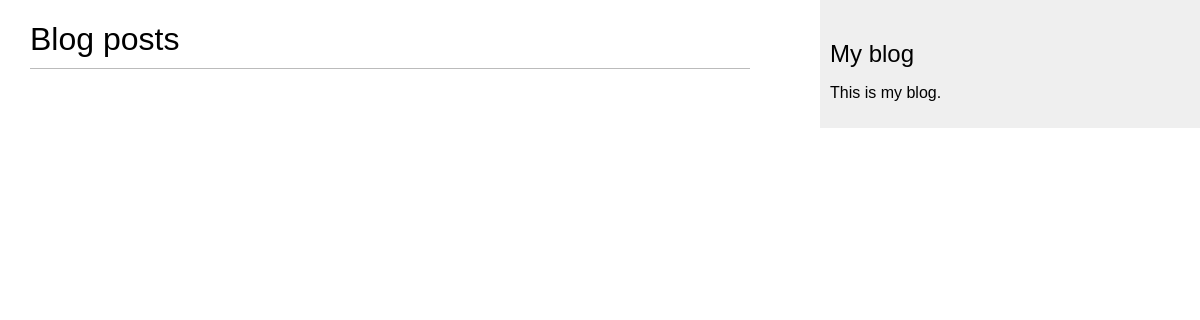
Page /blog/ on the earlier database version.
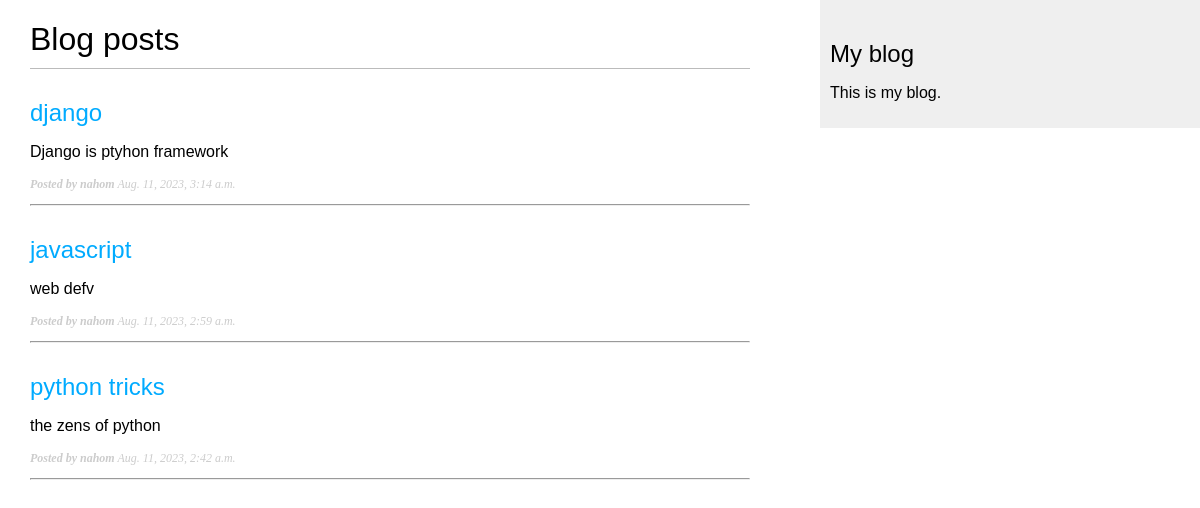
Same page on the later database version.
### blog/models.py (models this page shows, shortened)
class Post(models.Model):
    class Status(models.TextChoices):
        DRAFT='DR', 'Draft'
        PUBLISHED = 'PB', 'Published'
    title = models.CharField(max_length=150)
    author = models.ForeignKey(User, on_delete=models.CASCADE, related_name='blog_posts')
    slug = models.SlugField(max_length=150, unique_for_date='publish')
    body = models.TextField()
    publish = models.DateTimeField(default=timezone.now)
    created = models.DateTimeField(auto_now_add=True)
    updated = models.DateTimeField(auto_now=True)
    status = models.CharField(max_length=2, choices=Status.choices, default=Status.DRAFT)
    objects = models.Manager()
    published = PublishedManager()
    class Meta:
        ordering = ['-publish']
        indexes = [models.Index(fields=['-publish']),]
    def get_absolute_url(self):
        return reverse('blog:post_detail', args=[self.publish.year,
                                                self.publish.month,
                                                self.publish.day,
                                                self.slug,])

### blog/views.py (the view)
# urls.py: path('', views.post_list, name='post_list'),
def post_list(request):
    posts = Post.published.all()
    return render(request, 'blog/post/list.html', {'posts': posts})

### blog/models.py (called while the page is built)
    def get_queryset(self):
        return super().get_queryset()\
            .filter(status=Post.Status.PUBLISHED)

### blog/templates/blog/post/list.html (shortened to what this page needs)
{% extends 'blog/base.html' %}
{% block content %}
    <h1>Blog posts</h1>
    {% for post in posts %}
        <h2>
            <a href="{{ post.get_absolute_url }}"> {{post.title}} </a>
        </h2>
        <p>{{ post.body|truncatewords:9|linebreaks }}</p>
        <p class="date"><b>Posted by {{post.author}}</b> <i>{{post.publish}}</i></p>
        <hr>
    {% endfor %}
{% endblock %}

### blog/templates/blog/base.html (shortened to what this page needs)
{% load static %}
<!DOCTYPE html>
<html lang="en">
<head>
    <link rel="stylesheet" href="{% static 'css/blog.css' %}">
</head>
<body>
    <div id="content">
        {% block content %}
        {% endblock %}
    </div>
    <div id="sidebar">
        <h2>My blog</h2>
        <p>This is my blog.</p>
    </div>
</body>
</html>

### blog/static/css/blog.css (style rules this page uses)
body { margin:0; padding:0; font-family:helvetica, sans-serif; }
a { color:#00abff; text-decoration:none; }
h1 { font-weight:normal; border-bottom:1px solid #bbb; padding:0 0 10px 0; }
h2 { font-weight:normal; margin:30px 0 0; }
#content { float:left; width:60%; padding:0 0 0 30px; }
#sidebar { float:right; width:30%; padding:10px; background:#efefef; height:100%; }
p.date { color:#ccc; font-family: georgia, serif; font-size: 12px; font-style: italic; }

Differences in the rows shown:
added Post: title "django", body "Django is ptyhon framework", author "nahom", publish "Aug. 11, 2023, 3:14 a.m."
added Post: title "javascript", body "web defv", author "nahom", publish "Aug. 11, 2023, 2:59 a.m."
added Post: title "python tricks", body "the zens of python", author "nahom", publish "Aug. 11, 2023, 2:42 a.m."
